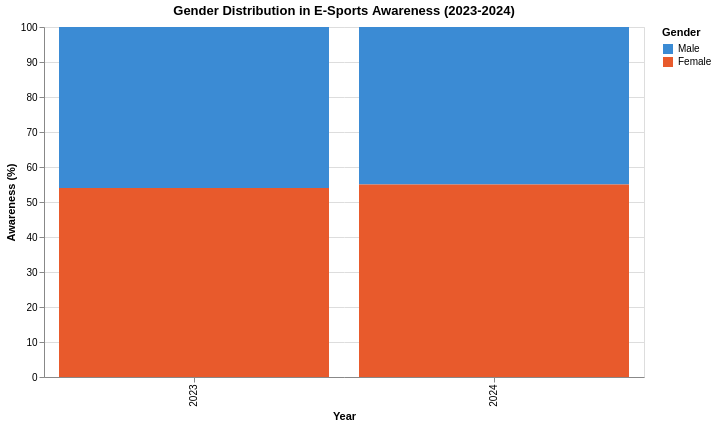

Vega-Lite specification stored for this chart:
### Vega-Lite specification from a JSON file in a GitHub repository (floating-point values rounded to 4 significant figures)
{"$schema": "https://vega.github.io/schema/vega-lite/v5.json", "title": "Gender Distribution in E-Sports Awareness (2023-2024)", "width": 600, "height": 350, "data": {"values": [{"year": 2023, "gender": "Male", "awareness": 46}, {"year": 2023, "gender": "Female", "awareness": 54}, {"year": 2024, "gender": "Male", "awareness": 45}, {"year": 2024, "gender": "Female", "awareness": 55}]}, "mark": "bar", "encoding": {"x": {"field": "year", "type": "ordinal", "title": "Year"}, "y": {"field": "awareness", "type": "quantitative", "title": "Awareness (%)"}, "color": {"field": "gender", "type": "nominal", "scale": {"domain": ["Male", "Female"], "range": ["#3B8BD4", "#E85A2C"]}, "title": "Gender"}, "xOffset": ["gender"], "tooltip": [{"field": "year", "type": "ordinal", "title": "Year"}, {"field": "gender", "type": "nominal", "title": "Gender"}, {"field": "awareness", "type": "quantitative", "title": "Awareness %"}]}}
